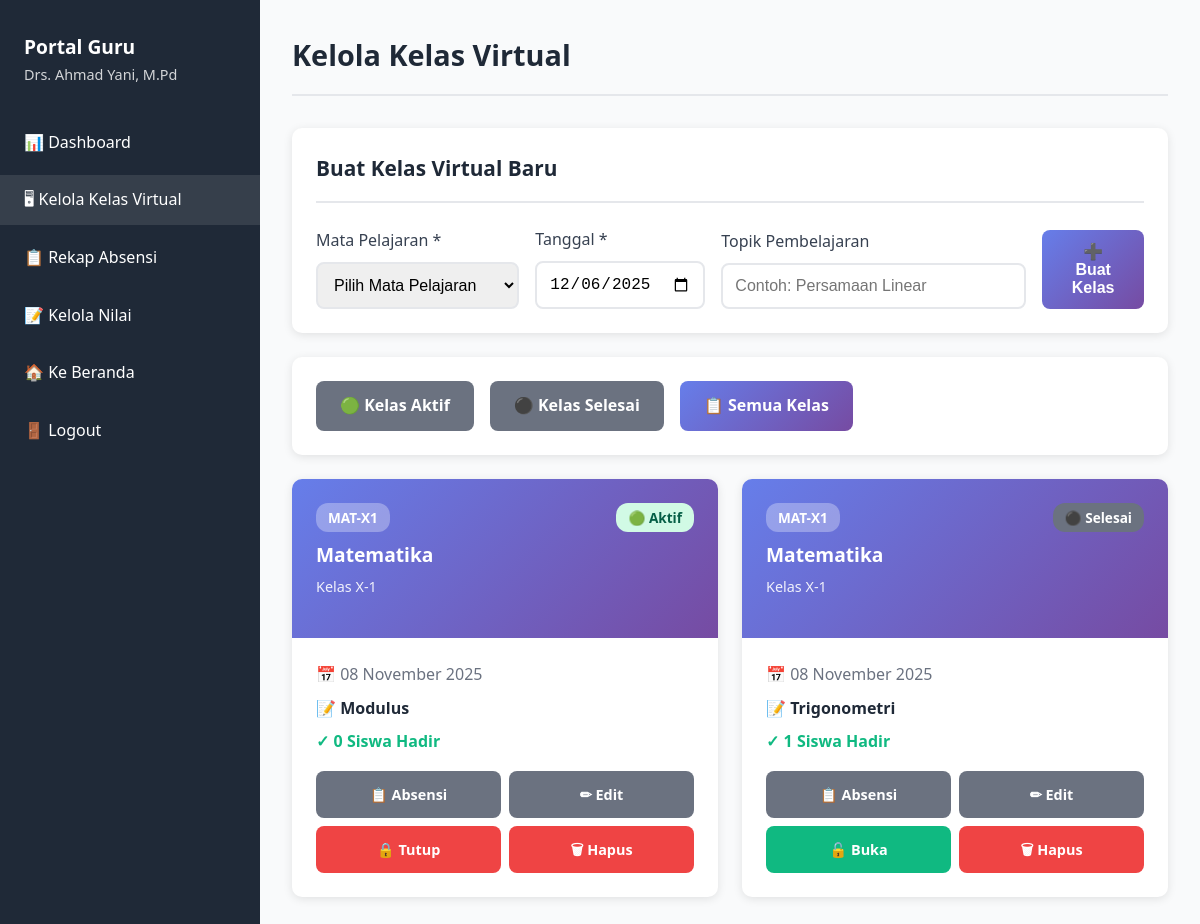
Screenshot of /sekolah/guru/kelas_virtual.php?status=semua (signed in) with the database file from the repository.
### tables this page shows
CREATE TABLE `kelas_virtual` (
  `id` int(11) NOT NULL,
  `mapel_id` int(11) DEFAULT NULL,
  `tanggal` date NOT NULL,
  `topik` varchar(200) DEFAULT NULL,
  `status` enum('aktif','selesai') DEFAULT 'aktif',
  `created_at` timestamp NOT NULL DEFAULT current_timestamp()
);

CREATE TABLE `mata_pelajaran` (
  `id` int(11) NOT NULL,
  `kode_mapel` varchar(10) NOT NULL,
  `nama_mapel` varchar(100) NOT NULL,
  `guru_id` int(11) DEFAULT NULL,
  `kelas` varchar(20) NOT NULL,
  `hari` enum('Senin','Selasa','Rabu','Kamis','Jumat','Sabtu') DEFAULT NULL,
  `jam_mulai` time DEFAULT NULL,
  `jam_selesai` time DEFAULT NULL
);

### sekolah/config.php (called while the page is built, shortened)
<?php
function formatTanggal($date) {
    $bulan = [
        1 => 'Januari', 'Februari', 'Maret', 'April', 'Mei', 'Juni',
        'Juli', 'Agustus', 'September', 'Oktober', 'November', 'Desember'
    ];
    $timestamp = strtotime($date);
    $tanggal = date('d', $timestamp);
    $bulanNama = $bulan[date('n', $timestamp)];
    $tahun = date('Y', $timestamp);
    return $tanggal . ' ' . $bulanNama . ' ' . $tahun;
}
?>

### sekolah/guru/kelas_virtual.php (the view, shortened to what this page needs)
<?php
require_once '../config.php';
$guru = $conn->query("SELECT * FROM guru WHERE user_id = " . $_SESSION['user_id'])->fetch_assoc();
$status_filter = isset($_GET['status']) ? $_GET['status'] : 'aktif';
$query = "SELECT kv.*, mp.nama_mapel, mp.kode_mapel, mp.kelas,
          (SELECT COUNT(*) FROM absensi a WHERE a.kelas_virtual_id = kv.id) as total_absen
          FROM kelas_virtual kv
          JOIN mata_pelajaran mp ON kv.mapel_id = mp.id
          WHERE mp.guru_id = {$guru['id']}";
$query .= " ORDER BY kv.tanggal DESC, kv.created_at DESC";
$kelasVirtualQuery = $conn->query($query);
$editKelas = null;
?>
<!DOCTYPE html>
<html lang="id">
<head>
    <link rel="stylesheet" href="../css/style.css">
</head>
<body>
    <div class="dashboard">
        <aside class="sidebar">
            <div class="sidebar-header">
                <h3>Portal Guru</h3>
                <p style="font-size: 0.9rem; opacity: 0.8;"><?= $_SESSION['nama_lengkap'] ?></p>
            </div>
            <ul class="sidebar-menu">
                <li><a href="dashboard.php">📊 Dashboard</a></li>
                <li><a href="kelas_virtual.php" class="active">🖥 Kelola Kelas Virtual</a></li>
                <li><a href="rekap_absensi.php">📋 Rekap Absensi</a></li>
                <li><a href="kelola_nilai.php">📝 Kelola Nilai</a></li>
                <li><a href="../index.php">🏠 Ke Beranda</a></li>
                <li><a href="../logout.php">🚪 Logout</a></li>
            </ul>
        </aside>
        <main class="main-content">
            <div class="dashboard-header">
                <h1 class="dashboard-title">Kelola Kelas Virtual</h1>
            </div>
            <div class="card">
                <div class="card-header">
                    <h2 class="card-title"><?= $editKelas ? 'Edit Kelas Virtual' : 'Buat Kelas Virtual Baru' ?></h2>
                </div>
                <form method="POST">
                    <div style="display: grid; grid-template-columns: 2fr 1fr 3fr 1fr; gap: 1rem; align-items: end;">
                        <div class="form-group" style="margin-bottom: 0;">
                            <label>Mata Pelajaran *</label>
                            <select name="mapel_id" required <?= $editKelas ? 'disabled' : '' ?>>
                                <option value="">Pilih Mata Pelajaran</option>
                            </select>
                        </div>
                        <div class="form-group" style="margin-bottom: 0;">
                            <label>Tanggal *</label>
                            <input type="date" name="tanggal" value="<?= $editKelas ? $editKelas['tanggal'] : date('Y-m-d') ?>" required <?= $editKelas ? 'disabled' : '' ?>>
                        </div>
                        <div class="form-group" style="margin-bottom: 0;">
                            <label>Topik Pembelajaran</label>
                            <input type="text" name="topik" value="<?= $editKelas['topik'] ?? '' ?>" placeholder="Contoh: Persamaan Linear">
                        </div>
                        <?php if ($editKelas): ?>
                            <button type="submit" name="update_kelas" class="btn btn-primary">
                                💾 Update
                            </button>
                        <?php else: ?>
                            <button type="submit" name="buat_kelas" class="btn btn-primary">
                                ➕ Buat Kelas
                            </button>
                        <?php endif; ?>
                    </div>
                </form>
            </div>
            <div class="card">
                <div style="display: flex; gap: 1rem;">
                    <a href="?status=aktif" class="btn <?= $status_filter === 'aktif' ? 'btn-primary' : 'btn-secondary' ?>">
                        🟢 Kelas Aktif
                    </a>
                    <a href="?status=selesai" class="btn <?= $status_filter === 'selesai' ? 'btn-primary' : 'btn-secondary' ?>">
                        ⚫ Kelas Selesai
                    </a>
                    <a href="?status=semua" class="btn <?= $status_filter === 'semua' ? 'btn-primary' : 'btn-secondary' ?>">
                        📋 Semua Kelas
                    </a>
                </div>
            </div>
            <?php if ($kelasVirtualQuery->num_rows > 0): ?>
                <div style="display: grid; grid-template-columns: repeat(auto-fill, minmax(350px, 1fr)); gap: 1.5rem;">
                    <?php while ($kelas = $kelasVirtualQuery->fetch_assoc()): ?>
                    <div class="card" style="margin-bottom: 0;">
                        <div style="background: linear-gradient(135deg, #667eea 0%, #764ba2 100%); color: white; padding: 1.5rem; border-radius: 10px 10px 0 0; margin: -1.5rem -1.5rem 1.5rem -1.5rem;">
                            <div style="display: flex; justify-content: space-between; align-items: start; margin-bottom: 1rem;">
                                <div>
                                    <span class="badge" style="background: rgba(255,255,255,0.3); color: white; margin-bottom: 0.5rem;">
                                        <?= $kelas['kode_mapel'] ?>
                                    </span>
                                    <h3 style="font-size: 1.2rem; margin-bottom: 0.25rem;"><?= $kelas['nama_mapel'] ?></h3>
                                    <p style="opacity: 0.9; font-size: 0.9rem;">Kelas <?= $kelas['kelas'] ?></p>
                                </div>
                                <?php if ($kelas['status'] === 'aktif'): ?>
                                    <span class="badge badge-success">🟢 Aktif</span>
                                <?php else: ?>
                                    <span class="badge" style="background: #6b7280; color: white;">⚫ Selesai</span>
                                <?php endif; ?>
                            </div>
                        </div>
                        <div style="margin-bottom: 1rem;">
                            <p style="color: #6b7280; margin-bottom: 0.5rem;">
                                📅 <?= formatTanggal($kelas['tanggal']) ?>
                            </p>
                            <?php if ($kelas['topik']): ?>
                                <p style="font-weight: 600; color: #1f2937;">
                                    📝 <?= $kelas['topik'] ?>
                                </p>
                            <?php endif; ?>
                            <p style="color: #10b981; font-weight: 600; margin-top: 0.5rem;">
                                ✓ <?= $kelas['total_absen'] ?> Siswa Hadir
                            </p>
                        </div>
                        <div style="display: grid; grid-template-columns: 1fr 1fr; gap: 0.5rem; margin-bottom: 0.5rem;">
                            <a href="rekap_absensi.php?kelas_virtual=<?= $kelas['id'] ?>" class="btn btn-secondary" style="text-align: center; padding: 0.75rem; font-size: 0.9rem;">
                                📋 Absensi
                            </a>
                            <a href="?edit=<?= $kelas['id'] ?>" class="btn btn-secondary" style="text-align: center; padding: 0.75rem; font-size: 0.9rem;">
                                ✏ Edit
                            </a>
                        </div>
                        <div style="display: grid; grid-template-columns: 1fr 1fr; gap: 0.5rem;">
                            <?php if ($kelas['status'] === 'aktif'): ?>
                                <a href="?tutup=<?= $kelas['id'] ?>"
                                   onclick="return confirm('Tutup kelas virtual ini?')"
                                   class="btn btn-danger"
                                   style="text-align: center; padding: 0.75rem; font-size: 0.9rem;">
                                    🔒 Tutup
                                </a>
                            <?php else: ?>
                                <a href="?buka=<?= $kelas['id'] ?>"
                                   onclick="return confirm('Buka kembali kelas ini?')"
                                   class="btn btn-success"
                                   style="text-align: center; padding: 0.75rem; font-size: 0.9rem;">
                                    🔓 Buka
                                </a>
                            <?php endif; ?>
                            <a href="?hapus=<?= $kelas['id'] ?>"
                               onclick="return confirm('Yakin hapus kelas ini? Data absensi akan ikut terhapus!')"
                               class="btn btn-danger"
                               style="text-align: center; padding: 0.75rem; font-size: 0.9rem;">
                                🗑 Hapus
                            </a>
                        </div>
                    </div>
                    <?php endwhile; ?>
                </div>
            <?php endif; ?>
        </main>
    </div>
</body>
</html>

### sekolah/css/style.css (style rules this page uses)
* { margin: 0; padding: 0; box-sizing: border-box; }
body { font-family: 'Segoe UI', Tahoma, Geneva, Verdana, sans-serif; line-height: 1.6; color: #333; background: #f5f5f5; }
.form-group { margin-bottom: 1.5rem; }
.form-group label { display: block; margin-bottom: 0.5rem; color: #374151; font-weight: 500; }
.form-group input, .form-group select, .form-group textarea { width: 100%; padding: 0.75rem; border: 2px solid #e5e7eb; border-radius: 8px; font-size: 1rem; transition: border-color 0.3s; }
.btn { padding: 0.75rem 1.5rem; border: none; border-radius: 8px; font-size: 1rem; font-weight: 600; cursor: pointer; transition: all 0.3s; text-decoration: none; display: inline-block; }
.btn-primary { background: linear-gradient(135deg, #667eea 0%, #764ba2 100%); color: white; }
.btn-secondary { background: #6b7280; color: white; }
.btn-success { background: #10b981; color: white; }
.btn-danger { background: #ef4444; color: white; }
.dashboard { display: flex; min-height: 100vh; }
.sidebar { width: 260px; background: #1f2937; color: white; padding: 2rem 0; }
.sidebar-header { padding: 0 1.5rem; margin-bottom: 2rem; }
.sidebar-header h3 { font-size: 1.2rem; }
.sidebar-menu { list-style: none; }
.sidebar-menu li { margin-bottom: 0.5rem; }
.sidebar-menu a { display: block; padding: 0.75rem 1.5rem; color: white; text-decoration: none; transition: background 0.3s; }
.sidebar-menu a:hover, .sidebar-menu a.active { background: rgba(255,255,255,0.1); }
.main-content { flex: 1; padding: 2rem; background: #f9fafb; }
.dashboard-header { display: flex; justify-content: space-between; align-items: center; margin-bottom: 2rem; padding-bottom: 1rem; border-bottom: 2px solid #e5e7eb; }
.dashboard-title { font-size: 1.8rem; color: #1f2937; }
.card { background: white; border-radius: 10px; padding: 1.5rem; box-shadow: 0 2px 10px rgba(0,0,0,0.1); margin-bottom: 1.5rem; }
.card-header { display: flex; justify-content: space-between; align-items: center; margin-bottom: 1.5rem; padding-bottom: 1rem; border-bottom: 2px solid #e5e7eb; }
.card-title { font-size: 1.3rem; color: #1f2937; }
.badge { display: inline-block; padding: 0.25rem 0.75rem; border-radius: 12px; font-size: 0.85rem; font-weight: 600; }
.badge-success { background: #d1fae5; color: #065f46; }

### rows the page displays
kelas_virtual: mapel.kode_mapel "MAT-X1", mapel.nama_mapel "Matematika", mapel.kelas "X-1", status "🟢 Aktif", tanggal "08 November 2025", topik "Modulus", total_absen "0"
kelas_virtual: mapel.kode_mapel "MAT-X1", mapel.nama_mapel "Matematika", mapel.kelas "X-1", status "⚫ Selesai", tanggal "08 November 2025", topik "Trigonometri", total_absen "1"

### other values shown
$_SESSION['nama_lengkap'] "Drs. Ahmad Yani, M.Pd"
